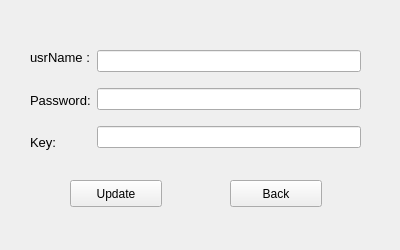
<?xml version="1.0" encoding="UTF-8"?>
<ui version="4.0">
 <class>Register</class>
 <widget class="QWidget" name="Register">
  <property name="geometry">
   <rect>
    <x>0</x>
    <y>0</y>
    <width>400</width>
    <height>250</height>
   </rect>
  </property>
  <property name="windowTitle">
   <string>Form</string>
  </property>
  <widget class="QPushButton" name="back_btn">
   <property name="geometry">
    <rect>
     <x>230</x>
     <y>180</y>
     <width>92</width>
     <height>27</height>
    </rect>
   </property>
   <property name="cursor">
    <cursorShape>ArrowCursor</cursorShape>
   </property>
   <property name="text">
    <string>Back</string>
   </property>
  </widget>
  <widget class="QWidget" name="layoutWidget">
   <property name="geometry">
    <rect>
     <x>30</x>
     <y>40</y>
     <width>331</width>
     <height>121</height>
    </rect>
   </property>
   <layout class="QHBoxLayout" name="line_layout">
    <item>
     <layout class="QVBoxLayout" name="usr_vlayout">
      <item>
       <widget class="QLabel" name="usr_label">
        <property name="autoFillBackground">
         <bool>false</bool>
        </property>
        <property name="text">
         <string>&lt;!DOCTYPE HTML PUBLIC &quot;-//W3C//DTD HTML 4.0//EN&quot; &quot;http://www.w3.org/TR/REC-html40/strict.dtd&quot;&gt;
&lt;html&gt;&lt;head&gt;&lt;meta name=&quot;qrichtext&quot; content=&quot;1&quot; /&gt;&lt;style type=&quot;text/css&quot;&gt;
p, li { white-space: pre-wrap; }
&lt;/style&gt;&lt;/head&gt;&lt;body style=&quot; font-family:'Sans'; font-size:10pt; font-weight:400; font-style:normal;&quot;&gt;
&lt;table border=&quot;0&quot; style=&quot;-qt-table-type: root; margin-top:4px; margin-bottom:4px; margin-left:4px; margin-right:4px;&quot;&gt;
&lt;tr&gt;
&lt;td style=&quot;border: none;&quot;&gt;
&lt;p style=&quot; margin-top:0px; margin-bottom:0px; margin-left:0px; margin-right:0px; -qt-block-indent:0; text-indent:0px;&quot;&gt;usrName :&lt;/p&gt;&lt;/td&gt;&lt;/tr&gt;&lt;/table&gt;&lt;/body&gt;&lt;/html&gt;</string>
        </property>
       </widget>
      </item>
      <item>
       <widget class="QLabel" name="pwd_label">
        <property name="autoFillBackground">
         <bool>false</bool>
        </property>
        <property name="text">
         <string>&lt;!DOCTYPE HTML PUBLIC &quot;-//W3C//DTD HTML 4.0//EN&quot; &quot;http://www.w3.org/TR/REC-html40/strict.dtd&quot;&gt;
&lt;html&gt;&lt;head&gt;&lt;meta name=&quot;qrichtext&quot; content=&quot;1&quot; /&gt;&lt;style type=&quot;text/css&quot;&gt;
p, li { white-space: pre-wrap; }
&lt;/style&gt;&lt;/head&gt;&lt;body style=&quot; font-family:'Sans'; font-size:10pt; font-weight:400; font-style:normal;&quot;&gt;
&lt;table border=&quot;0&quot; style=&quot;-qt-table-type: root; margin-top:4px; margin-bottom:4px; margin-left:4px; margin-right:4px;&quot;&gt;
&lt;tr&gt;
&lt;td style=&quot;border: none;&quot;&gt;
&lt;p style=&quot; margin-top:0px; margin-bottom:0px; margin-left:0px; margin-right:0px; -qt-block-indent:0; text-indent:0px;&quot;&gt;Password:&lt;/p&gt;&lt;/td&gt;&lt;/tr&gt;&lt;/table&gt;&lt;/body&gt;&lt;/html&gt;</string>
        </property>
       </widget>
      </item>
      <item>
       <widget class="QLabel" name="key_label">
        <property name="autoFillBackground">
         <bool>false</bool>
        </property>
        <property name="text">
         <string>&lt;!DOCTYPE HTML PUBLIC &quot;-//W3C//DTD HTML 4.0//EN&quot; &quot;http://www.w3.org/TR/REC-html40/strict.dtd&quot;&gt;
&lt;html&gt;&lt;head&gt;&lt;meta name=&quot;qrichtext&quot; content=&quot;1&quot; /&gt;&lt;style type=&quot;text/css&quot;&gt;
p, li { white-space: pre-wrap; }
&lt;/style&gt;&lt;/head&gt;&lt;body style=&quot; font-family:'Sans'; font-size:10pt; font-weight:400; font-style:normal;&quot;&gt;
&lt;table border=&quot;0&quot; style=&quot;-qt-table-type: root; margin-top:4px; margin-bottom:4px; margin-left:4px; margin-right:4px;&quot;&gt;
&lt;tr&gt;
&lt;td style=&quot;border: none;&quot;&gt;
&lt;p style=&quot; margin-top:0px; margin-bottom:0px; margin-left:0px; margin-right:0px; -qt-block-indent:0; text-indent:0px;&quot;&gt;Key:&lt;/p&gt;&lt;/td&gt;&lt;/tr&gt;&lt;/table&gt;&lt;/body&gt;&lt;/html&gt;</string>
        </property>
       </widget>
      </item>
     </layout>
    </item>
    <item>
     <layout class="QVBoxLayout" name="line_vlayout">
      <item>
       <widget class="QLineEdit" name="usr_lineEdit"/>
      </item>
      <item>
       <widget class="QLineEdit" name="pwd_lineEdit"/>
      </item>
      <item>
       <widget class="QLineEdit" name="key_lineEdit"/>
      </item>
     </layout>
    </item>
   </layout>
  </widget>
  <widget class="QLabel" name="c_label_2">
   <property name="geometry">
    <rect>
     <x>30</x>
     <y>155</y>
     <width>341</width>
     <height>20</height>
    </rect>
   </property>
   <property name="text">
    <string/>
   </property>
  </widget>
  <widget class="QPushButton" name="update_btn">
   <property name="geometry">
    <rect>
     <x>70</x>
     <y>180</y>
     <width>92</width>
     <height>27</height>
    </rect>
   </property>
   <property name="cursor">
    <cursorShape>ArrowCursor</cursorShape>
   </property>
   <property name="focusPolicy">
    <enum>Qt::StrongFocus</enum>
   </property>
   <property name="contextMenuPolicy">
    <enum>Qt::DefaultContextMenu</enum>
   </property>
   <property name="text">
    <string>Update</string>
   </property>
  </widget>
 </widget>
 <resources/>
 <connections/>
</ui>
